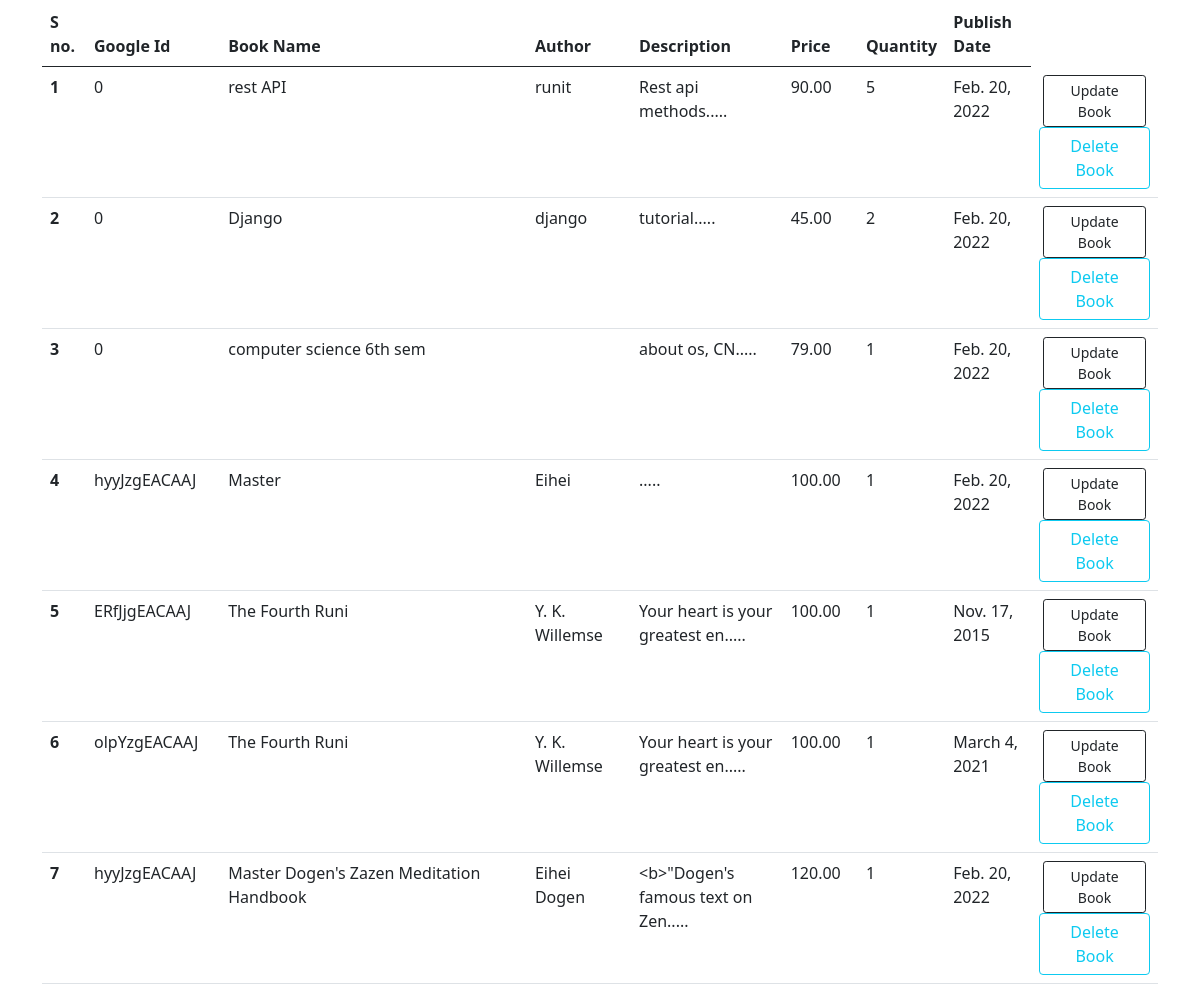
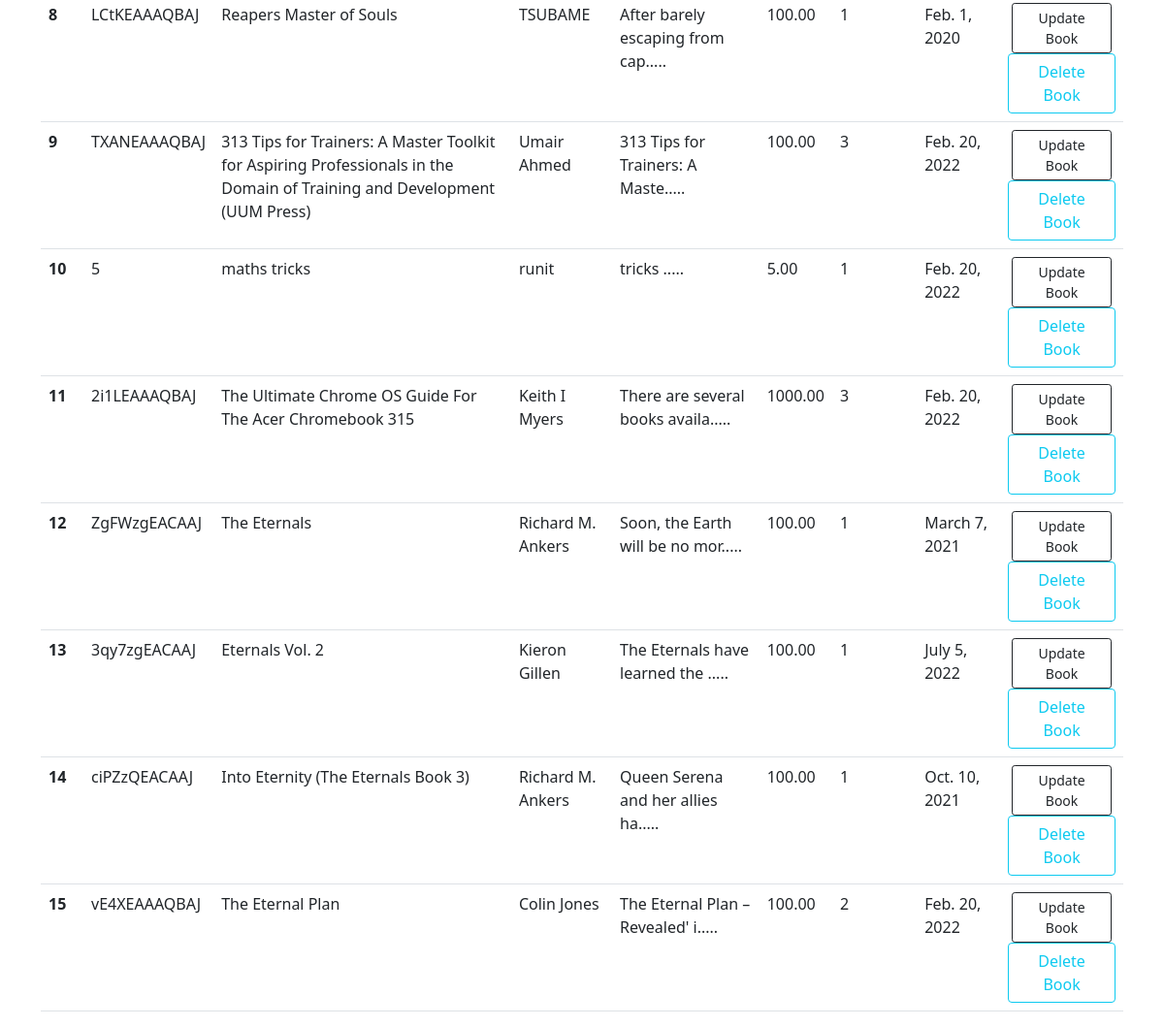
The app's page / (lower part), older data (2 pictures, top to bottom).
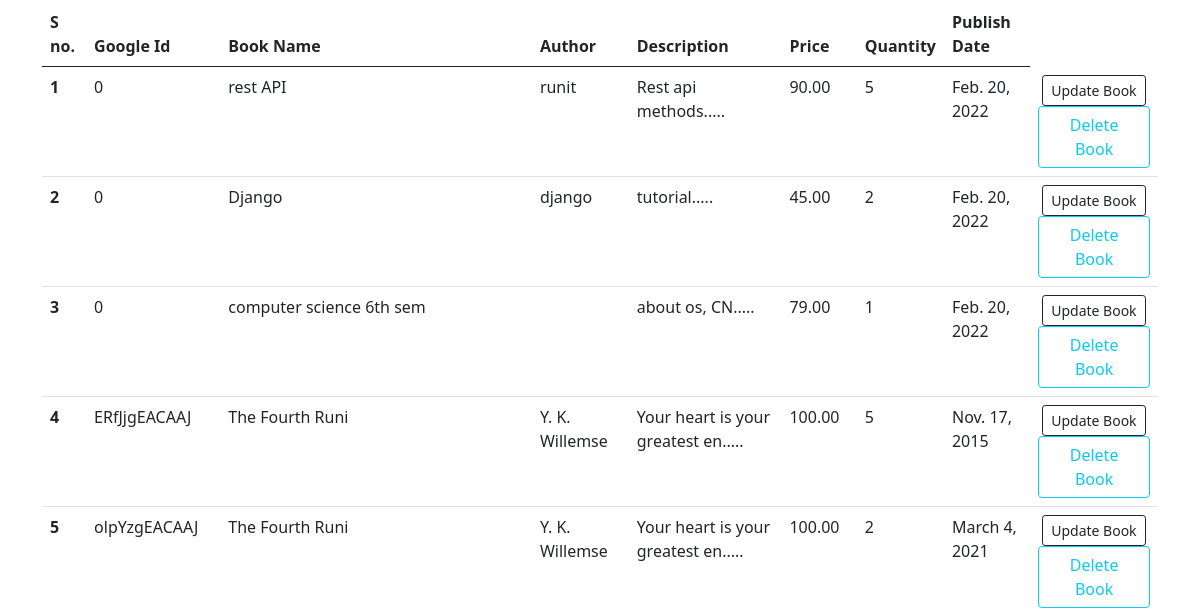
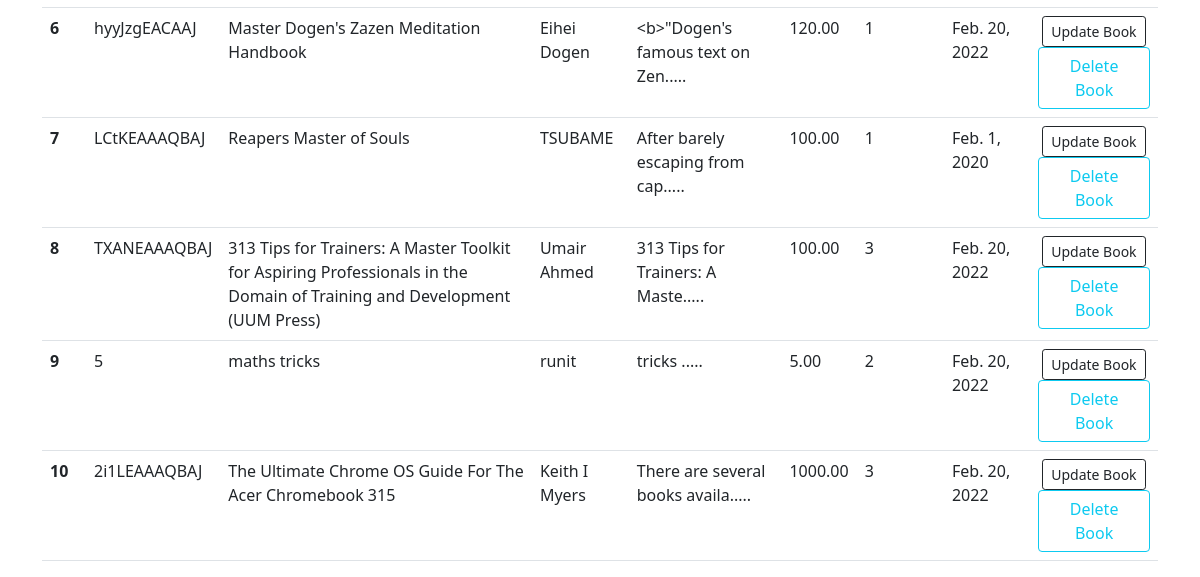
The same page, newer data (2 pictures, top to bottom).
### home_app/models.py (models this page shows, shortened)
class Book(models.Model):
    google_id = models.CharField(max_length=15,unique=True , default = 0)
    name = models.CharField(max_length=122)
    author_name = models.CharField(max_length=122)
    desc = models.TextField(default=None)
    price = models.DecimalField(
                         max_digits = 8,
                         decimal_places = 2)
    qty = models.IntegerField(default=0)
    date = models.DateField()

### home_app/views.py (the view, shortened to what this page needs)
# urls.py: path('',views.index,name='index'),  # list of books home page , add new book ,search for books , search in library
def index(request):
    messages.success(request,"Your index page")
    allBooks = Book.objects.all()
    book_list = []
    for i in allBooks:
        i.desc = i.desc[:30] + "....."
        book_list.append(i)
    return render(request,'index.html',{'all_books':book_list})

### templates/index.html (shortened to what this page needs)
{% extends 'base.html' %}
{% block body %}
<div class="container my-3">
    {% if all_books|length == 0 %}
    <div class="alert alert-dark" role="alert">
        No Books found. Add your first Book now!
    </div>
    {% else %}
    <table class="table">
        <thead>
            <tr>
                <th scope="col">S no.</th>
                <th scope="col">Google Id</th>
                <th scope="col">Book Name</th>
                <th scope="col">Author</th>
                <th scope="col">Description</th>
                <th scope="col">Price</th>
                <th scope="col">Quantity</th>
                <th scope="col">Publish Date</th>
            </tr>
        </thead>
        <tbody>
            {% for book in all_books %}
            <tr>
                <th scope="row">{{ forloop.counter }}</th>
                <td>{{book.google_id}}</td>
                <td>{{book.name}}</td>
                <td>{{book.author_name}}</td>
                <td>{{book.desc}}</td>
                <td>{{book.price}}</td>
                <td>{{book.qty}}</td>
                <td>{{book.date}}</td>
                 <td>
                     <a href="/update/{{book.id}}" type="button"
                        class="btn btn-outline-dark btn-sm mx-1">Update Book</button>
                    <a href="/delete/{{book.id}}"  method="DELETE" type="button" class="btn btn-outline-info mx -2">Delete Book </button>
                </td>
            </tr>
            {% endfor %}
        </tbody>
    </table>
    {% endif %}
</div>
{% endblock body %}

Row changes from the older to the newer data that the page shows:
removed Book: google_id "hyyJzgEACAAJ", name "Master", author_name "Eihei", desc ".....", price "100.00", qty "1", date "Feb. 20, 2022"
removed Book: google_id "ZgFWzgEACAAJ", name "The Eternals", author_name "Richard M. Ankers", desc "Soon, the Earth will be no mor.....", price "100.00", qty "1", date "March 7, 2021"
removed Book: google_id "3qy7zgEACAAJ", name "Eternals Vol. 2", author_name "Kieron Gillen", desc "The Eternals have learned the .....", price "100.00", qty "1", date "July 5, 2022"
removed Book: google_id "ciPZzQEACAAJ", name "Into Eternity (The Eternals Book 3)", author_name "Richard M. Ankers", desc "Queen Serena and her allies ha.....", price "100.00", qty "1", date "Oct. 10, 2021"
removed Book: google_id "vE4XEAAAQBAJ", name "The Eternal Plan", author_name "Colin Jones", desc "The Eternal Plan – Revealed' i.....", price "100.00", qty "2", date "Feb. 20, 2022"
changed Book "ERfJjgEACAAJ": qty "1" → "5"
changed Book "olpYzgEACAAJ": qty "1" → "2"
changed Book "maths tricks": qty "1" → "2"
